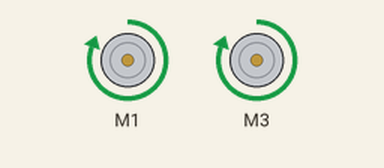
Simulated run of this sketch. Board: Arduino Uno, built with avr-gcc and run on an emulated ATmega328P. On the bench: 2 × DC motor (green arrow = forward, orange = backward, longer = faster).

Above: at 0.1 s.
Timing chart, 0 to 1.6 s (numbered marks = the images above):
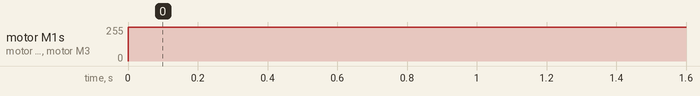

Measured:
- by itself, motor M1, motor M3: stopped → forward 255/255 at 0.00 s

The sketch:

TestarMotores.ino
```cpp
#include <AFMotor.h>

AF_DCMotor motorDir(1);
AF_DCMotor motorEsq(3);


void setup() {
  // put your setup code here, to run once:
  Serial.begin(9600);

  motorDir.run(RELEASE);
  motorEsq.run(RELEASE);
}

void loop() {
  // put your main code here, to run repeatedly:
  moveF(255, 255);
  // delay(5000);
  // moveB(255, 255);
  // delay(5000);
  // moveR(255, 255);
  // delay(5000);
  // moveL(255, 255);
  // delay(5000);
  // moveStop();
}

void moveF(int velA, int velB) {  // -> para o carro andar para a frente

  motorEsq.setSpeed(velA);
  motorDir.setSpeed(velB);

  motorEsq.run(FORWARD);
  motorDir.run(FORWARD);

}

void moveB(int velA, int velB) {  // -> para o carro andar para tras

  motorEsq.setSpeed(velA);
  motorDir.setSpeed(velB);

  motorEsq.run(BACKWARD);
  motorDir.run(BACKWARD);

}

void moveL(int velA, int velB) {  // -> para o carro andar para a esquerda

  motorEsq.setSpeed(velA);
  motorDir.setSpeed(velB);

  motorEsq.run(BACKWARD);
  motorDir.run(FORWARD);
}

void moveR(int velA, int velB) {  // -> para o carro andar para a direita

  motorEsq.setSpeed(velA);
  motorDir.setSpeed(velB);

  motorEsq.run(FORWARD);
  motorDir.run(BACKWARD);

}

void moveStop() {  // -> para o carro parar

  motorEsq.setSpeed(0);
  motorDir.setSpeed(0);

  motorEsq.run(RELEASE);
  motorDir.run(RELEASE);

}
```
